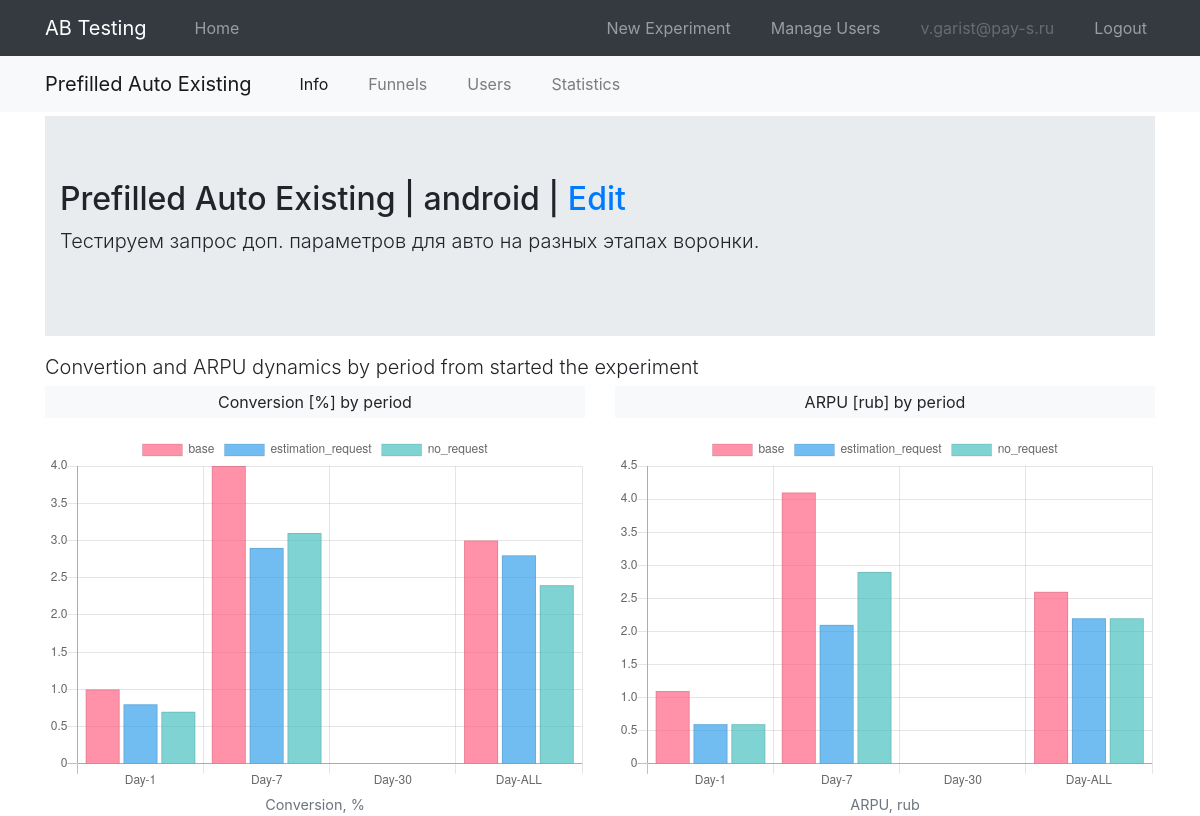
The app's page /exp_android_prefilled_auto_existing/index (signed in) with its own data.
### models.py (models this page shows, shortened)
class User(UserMixin, db.Model):
    id = db.Column(db.Integer, primary_key=True)
    email = db.Column(db.String(120), index=True, unique=True)
    password_hash = db.Column(db.String(128))
    is_admin = db.Column(db.Boolean, unique=False, default=False)

class ABExperiment(db.Model):
    __tablename__ = "experiment"
    __table_args__ = (db.UniqueConstraint('app_id', 'name', name="unique_constraint_app_exp"), )
    id = db.Column(db.Integer, primary_key=True)
    app_id = db.Column(db.Integer, db.ForeignKey("app.id"))
    name = db.Column(db.String(120), index=True)
    description = db.Column(db.Text)
    metrics = db.Column(db.Text)
    start_date = db.Column(db.Date)
    end_date = db.Column(db.Date)
    options = db.relationship('ABOption', backref='experiment') # cascade="all, delete-orphan"
    @property
    def metrics_json(self):
        return json.loads(self.metrics) if self.metrics is not None else dict()
    @property
    def clean_name(self):
        clean_name = " ".join(
            [i.capitalize() for i in self.name.split("_") if i not in ("exp", "ios", "android")]
        )
        return clean_name
    @property
    def sorted_options(self):
        options = sorted(self.options, key=lambda x: (-x.is_control_group, x.name))
        return [i.name for i in options]
    def get_valueset_total(self, col_name='cnt_users'):
        if not self.metrics_json:
            return
        valueset = {i: [] for i in self.sorted_options}
        for period in ["1d", "7d", "30d", "all"]:
            tmp = self.metrics_json[f"{col_name}_{period}"]
            for option in valueset.keys():
                valueset[option].append(tmp[option])
        return valueset

class App(db.Model):
    __tablename__ = "app"
    id = db.Column(db.Integer, primary_key=True)
    name = db.Column(db.String(120), index=True, unique=True)
    experiments = db.relationship('ABExperiment', backref='app')

### ab/ab.py (the view)
@bp.route("/<exp_name>")
@bp.route("/<exp_name>/index")
@login_required
def detail(exp_name):
    exp = ABExperiment.query.filter_by(name=exp_name).first()
    if exp is None:
        abort(404)
    return render_template("ab/ab_item.html", exp=exp, active_link="info")

### main.py (called while the page is built)
@login.user_loader
def load_user(id):
    return User.query.get(int(id))

### templates/ab/ab_item.html (shortened to what this page needs)
{% extends "base.html" %}
{% from "macros/plots/barprot_total.html" import barprot_total %}
{% from "macros/plots/donut.html" import donut %}
{% block second_nav %}
{% include "ab/_second_nav.html" %}
{% endblock %}
{% block content %}
<div class="container">
    <div class="jumbotron jumbotron-fluid my-0">
        <div class="container">
        {% if exp %}
            {% if current_user.is_admin %}
            <h2>{{ exp.clean_name }} | {{ exp.app.name }} | <a href="{{ url_for('admin.edit_experiment', exp_name=exp.name) }}">Edit</a></h2>
            {% else %}
            <h2>{{ exp.clean_name }} | {{ exp.app.name }}</h2>
            {% endif %}
            <p class="lead">{{ exp.description }}</p>
        {% endif %}
        </div>
    </div>
    <p class="lead mt-3 mb-1">Convertion and ARPU dynamics by period from started the experiment</p>
    <div class="row">
        <div class="col-6">
            <p class="text-center bg-light p-1">Conversion [%] by period</p>
            <canvas id="conversion_total"></canvas>
            <figcaption class="figure-caption text-center">Conversion, %</figcaption>
        </div>
        <div class="col-6">
            <p class="text-center bg-light p-1">ARPU [rub] by period</p>
            <canvas id="arpu_total"></canvas>
            <figcaption class="figure-caption text-center">ARPU, rub</figcaption>
        </div>
    </div>
</div>
{% endblock %}
{% block plotsjs %}
{{
    barprot_total(
        figure_id="arpu_total",
        valueset=exp.get_valueset_total(col_name="arpu"),
        options=exp.sorted_options,
        percentage=False
    )
}}
{{
    barprot_total(
        figure_id="conversion_total",
        valueset=exp.get_valueset_total(col_name="conversion"),
        options=exp.sorted_options,
        percentage=True
    )
}}
{% endblock %}

### templates/base.html (shortened to what this page needs)
<!DOCTYPE html>
<html>
    <head>
        <link rel="stylesheet" href="https://stackpath.bootstrapcdn.com/bootstrap/4.5.0/css/bootstrap.min.css">
        <link rel="stylesheet" href="https://stackpath.bootstrapcdn.com/font-awesome/4.7.0/css/font-awesome.min.css">
        <link rel="stylesheet" type="text/css" href="{{ url_for('static', filename='css/style.css') }}">
    </head>
    <body>
    <nav class="navbar navbar-expand-md navbar-dark bg-dark fixed-top">
        <div class="container">
            <a class="navbar-brand" href="{{ url_for('ab.index') }}">AB Testing</a>
            <div class="collapse navbar-collapse" id="navbarCollapse">
                <ul class="navbar-nav mr-auto">
                    <li class="nav-item {{ 'active' if active_link == 'home' else None }} ml-4">
                        <a class="nav-link" href="{{ url_for('ab.index') }}">Home</a>
                    </li>
                </ul>
                <ul class="navbar-nav ml-auto">
                {% if current_user.is_authenticated %}
                {% if current_user.is_admin %}
                    <li class="nav-item mr-4 {{ 'active' if active_link == 'create_experiment' else None }}">
                    <a class="nav-link" href="{{ url_for('admin.create_experiment') }}">New Experiment</a>
                    </li>
                    <li class="nav-item mr-4 {{ 'active' if active_link == 'manage_users' else None }}">
                    <a class="nav-link" href="{{ url_for('admin.manage_users') }}">Manage Users</a>
                    </li>
                {% endif %}
                    <li class="nav-item mr-4">
                    <a class="nav-link disabled">{{ current_user.email }}</a>
                    </li>
                    <li class="nav-item">
                    <a class="nav-link" href="{{ url_for('auth.logout') }}">Logout</a>
                    </li>
                {% endif %}
                </ul>
            </div>
        </div>
    </nav>
    {% block second_nav %}{% endblock %}
    {% block content %}
    {% endblock %}
    {% block plotsjs %}
    {% endblock %}
    </body>
</html>

### templates/ab/_second_nav.html (shortened to what this page needs)
<nav class="navbar navbar-expand-md navbar-light bg-light">
    <div class="container mx-auto">
        <a class="navbar-brand" href="{{ url_for('ab.detail', exp_name=exp.name) }}">{{ exp.clean_name }}</a>
        <div class="collapse navbar-collapse" id="navbar2Collapse">
            <ul class="navbar-nav ml-4">
                <li class="nav-item {{ 'active' if active_link == 'info' else None }} mr-4">
                    <a class="nav-link" href="{{ url_for('ab.detail', exp_name=exp.name) }}">Info</a>
                </li>
                <li class="nav-item {{ 'active' if active_link == 'funnel' else None }} mr-4">
                    <a class="nav-link" href="{{ url_for('ab.detail_funnel', exp_name=exp.name) }}">Funnels</a>
                </li>
                <li class="nav-item {{ 'active' if active_link == 'users' else None }} mr-4">
                    <a class="nav-link" href="{{ url_for('ab.detail_users', exp_name=exp.name) }}">Users</a>
                </li>
                <li class="nav-item {{ 'active' if active_link == 'stats' else None }} mr-4">
                    <a class="nav-link" href="{{ url_for('ab.detail_stats', exp_name=exp.name, period='1d') }}">Statistics</a>
                </li>
            </ul>
        </div>
    </div>
</nav>

### static/css/style.css (style rules this page uses)
body { padding-top: 3.5rem; }

### records on screen
User: email "v.garist@pay-s.ru"
ABExperiment: clean_name "Prefilled Auto Existing", description "Тестируем запрос доп. параметров для авто на разных этапах воронки."
App: app.name "android"

### other values on screen
chart data {{ label }} Day-1, Day-7, Day-30, Day-ALL, Day-1, Day-7, Day-30, Day-ALL
chart data {{ option }} base, estimation_request, no_request, base, estimation_request, no_request
chart data {{ '{:.1f}'.format(i) }} 1.1, 4.1, 0.0, 2.6, 0.6, 2.1, 0.0, 2.2, 0.6, 2.9, 0.0, 2.2
